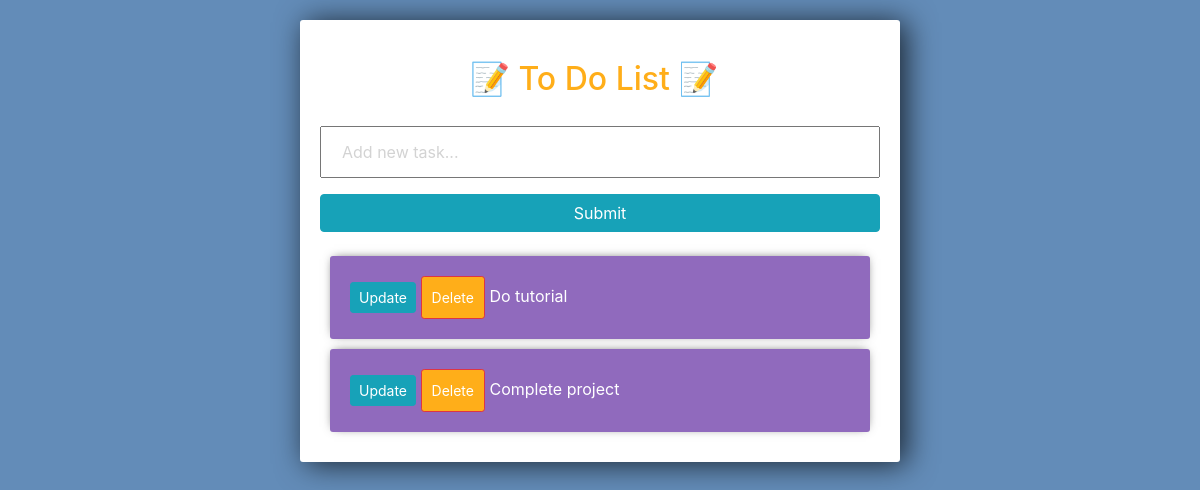
Before: / with the older database file.
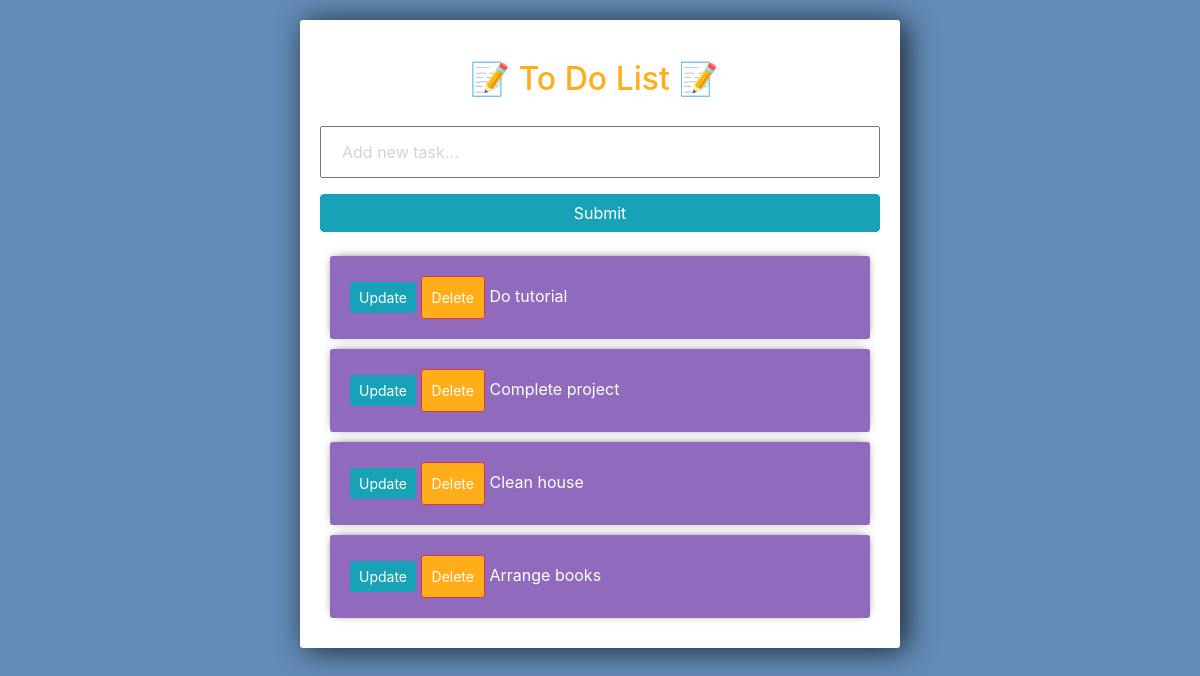
After: the same page with the newer database file.
### todoList/models.py (models this page shows)
class Task(models.Model):
    title = models.CharField(max_length=200)
    complete = models.BooleanField(default=False)
    created = models.DateTimeField(auto_now_add=True)
    def __str__(self):
        return self.title

### todoList/views.py (the view)
# urls.py: path('', views.index, name="list"),
def index(request):
    tasks = Task.objects.all()
    form = TaskForm()
    if request.method =='POST':
        form = TaskForm(request.POST)
        if form.is_valid():
            form.save()
        return redirect('/')
    context = {'tasks' :tasks, 'form':form}
    return render(request, 'tasks/list.html', context)

### todoList/forms.py
class TaskForm(forms.ModelForm):
    title= forms.CharField(widget= forms.TextInput(attrs={'placeholder':'Add new task...'}))
    class Meta:
        model = Task
        fields = '__all__'

### todoList/templates/tasks/list.html (shortened to what this page needs)
<link rel="stylesheet" href="https://maxcdn.bootstrapcdn.com/bootstrap/4.0.0/css/bootstrap.min.css">
<div class="center-column">
    <body>
       <h2> 📝 To Do List 📝 </h2>
    </body>
<form action="/" method="POST">
    {{form.title}}
    <input class="btn btn-info" type="submit" name="Create Task">
</form>
<div class="todo-list">
    {% for task in tasks %}
      <div class="item-row">
          <a class="btn btn-sm btn-info" href="{% url 'update_task' task.id %}">Update</a>
          <a class="btn btn-sm btn-danger" href="{% url 'delete' task.id %}">Delete</a>
          {% if task.complete == True %}
          <strike>{{task}}</strike>
        {% else %}
        <span>{{task}}</span>
        {% endif %}
      </div>
    {% endfor %}
      </div>
</div>

### todoList/templates/tasks/list.html (style rules this page uses)
body { background-color: #638cb8; }
input { width: 100%; padding: 12px 20px; margin: 8px 0; box-sizing: border-box; }
input::placeholder { color: #d3d3d3; }
.center-column { width: 600px; margin: 20px auto; padding: 20px; border-radius: 3px; background-color: #fff; box-shadow: 6px 2px 30px 0px rgba(0, 0, 0, 0.75); }
.item-row { background-color: #906abd; margin: 10px; padding: 20px; border-radius: 3px; color: #fff; font-size: 16px; box-shadow: 0px -1px 10px -4px rgba(0, 0, 0, 0.75); }
.btn-danger { background-color: #ffae19; border-radius: #e59400; padding: 10px; }
h2 { margin: 20px 150px ; margin: center; color:#ffae19; }

Changed rows visible on the page:
added Task: title "Clean house"
added Task: title "Arrange books"
